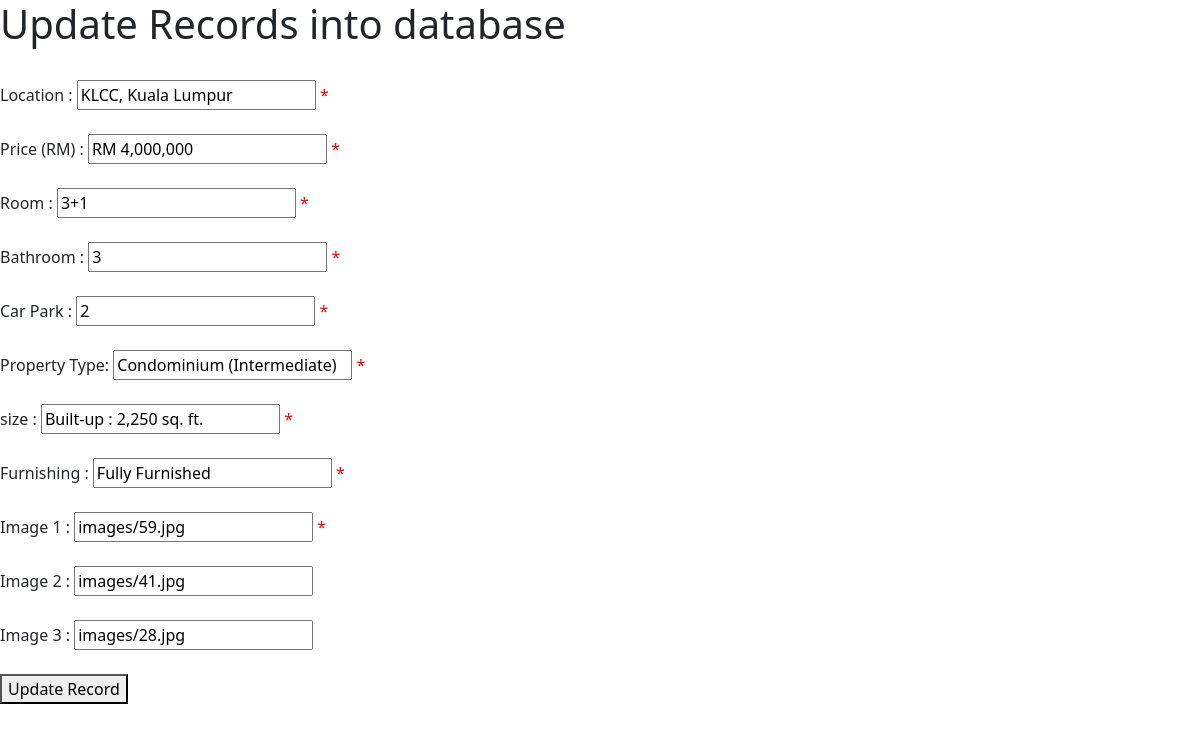
/updaterec.php?houseid=60, run on the app's committed database.
### tables this page shows
CREATE TABLE `tblhouse` (
  `houseid` int(15) NOT NULL,
  `location` varchar(47) DEFAULT NULL,
  `price` varchar(12) DEFAULT NULL,
  `room` varchar(5) DEFAULT NULL,
  `bathroom` varchar(9) DEFAULT NULL,
  `carpark` varchar(9) DEFAULT NULL,
  `propertytype` varchar(41) DEFAULT NULL,
  `size` varchar(27) DEFAULT NULL,
  `furnishing` varchar(16) DEFAULT NULL,
  `image1` varchar(255) NOT NULL,
  `image2` varchar(255) NOT NULL,
  `image3` varchar(255) NOT NULL
);

### function.php (called while the page is built, shortened)
<?php
    function connect(){
        $servername ="localhost";
        $username   ="root";
        $password   ="";
        $dbname     ="propertykldb";
        return mysqli_connect($servername, $username, $password, $dbname);
    }
    function query($sql){
        $conn = connect();
        $result = mysqli_query($conn, $sql);
        while($row = mysqli_fetch_assoc($result)) {
            $rows[]=$row;
        }
        return $rows;
    }
?>

### updaterec.php (the view, shortened to what this page needs)
<?php
  require "function.php";
  $id=$_GET['houseid'];
  $h=query("SELECT * FROM tblhouse where houseid=$id")[0];
?>
<!doctype html>
  <link rel="stylesheet" href="path/to/font-awesome/css/font-awesome.min.css">
<html lang="en">
  <head>
    <link href="https://cdn.jsdelivr.net/npm/bootstrap@5.1.3/dist/css/bootstrap.min.css" rel="stylesheet">
  </head>
  <body>
    <h1>Update Records into database</h1>
    <form action =""  method="POST">
<br>
      <div>
        <lable for ="" class="required">Location : </label>
        <input type ="text" name="location" autofocus required value="<?php echo $h['location'];?>">
      </div>
    <br>
      <div>
        <lable for ="" class="required">Price (RM) : </label>
        <input type ="text" name="price" required value="<?php echo $h['price'];?>">
      </div>
    <br>
      <div>
          <lable for ="" class="required">Room : </label>
          <input type ="text" name="room" required value="<?php echo $h['room'];?>">
      </div>
    <br>
      <div>
        <lable for ="" class="required">Bathroom : </label>
        <input type ="text" name="bathroom" required value="<?php echo $h['bathroom'];?>">
      </div>
    <br>
    <div>
        <lable for ="" class="required">Car Park : </label>
        <input type ="text" name="carpark" required value="<?php echo $h['carpark'];?>">
      </div>
    <br>
      <div>
        <lable for ="" class="required">Property Type: </label>
        <input type ="text" name="propertytype" required value="<?php echo $h['propertytype'];?>">
      </div>
    <br>
      <div>
          <lable for ="" class="required">size : </label>
          <input type ="text" name="size" required value="<?php echo $h['size'];?>">
      </div>
    <br>
      <div>
        <lable for ="" class="required">Furnishing : </label>
        <input type ="text" name="furnishing" required value="<?php echo $h['furnishing'];?>" >
      </div>
    <br>
    <div>
        <lable for ="" class="required">Image 1 : </label>
        <input type ="text" name="image1" required value="<?php echo $h['image1'];?>">
      </div>
    <br>
   <div>
        <lable for ="">Image 2 : </label>
        <input type ="text" name="image2" value="<?php echo $h['image2'];?>">
      </div>
    <br>
    <div>
        <lable for ="">Image 3 : </label>
        <input type ="text" name="image3" value="<?php echo $h['image3'];?>">
      </div>
    <br>
    <div>
      <button type="submit" name="updatebtn">Update Record</button>
    </div>
    </form>
  </body>
</html>

### updaterec.php (style rules this page uses)
.required:after { content:" *"; color: red; }

### data on the page
tblhouse: location "KLCC, Kuala Lumpur", price "RM 4,000,000", room "3+1", bathroom "3", carpark "2", propertytype "Condominium (Intermediate)", size "Built-up : 2,250 sq. ft.", furnishing "Fully Furnished", image1 "images/59.jpg", image2 "images/41.jpg", image3 "images/28.jpg"
